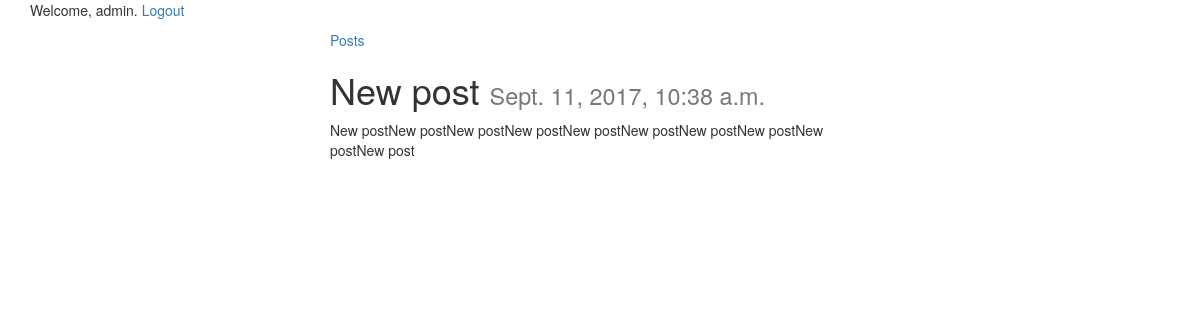
The page /posts/12/ (signed in) on the database its author committed.
### posts/models.py (models this page shows, shortened)
class Post(models.Model):
    title = models.CharField(max_length=200)
    content = models.TextField()
    updated = models.DateTimeField(auto_now=True, auto_now_add=False)
    timestamp = models.DateTimeField(auto_now=False, auto_now_add=True)

### posts/views.py (the view)
# urls.py: url(r'^(?P<id>\d+)/$', post_detail, name='detail'),
def post_detail(request,id):
	instance = get_object_or_404(Post, id=id)
	if request.user.is_anonymous():
	    return render(request,"please_login.html",{})
	context = {
		"title": instance.title,
		"instance": instance,
	}
	return render(request, "post_detail.html", context)

### templates/post_detail.html
{% extends "base.html" %}
{% block content %}
<div class='col-sm-6 col-sm-offset-3'>
    <a href="{% url 'posts:index' %}" class="align-left">Posts</a>
<h1>{{ title }} <small>{{ instance.timestamp }}</small></h1>
{{ instance.content|linebreaks }}<br/>
</div>
{% endblock content %}

### templates/base.html (shortened to what this page needs)
{% load staticfiles %}
<html>
<head>
<link rel="stylesheet" href="https://maxcdn.bootstrapcdn.com/bootstrap/3.3.6/css/bootstrap.min.css">
<link rel="stylesheet" href="https://maxcdn.bootstrapcdn.com/bootstrap/3.3.6/css/bootstrap-theme.min.css">
</head>
<div class='container'>
    {% if user.is_authenticated %}
    <p>Welcome, {{ user.get_username }}. <a href="/logout">Logout</a></p>
{% else %}
    <p>Welcome, new user. Please <a href="/login">Log in</a>. OR <a href="/register">Register</a></p>
{% endif %}
{% block content %}{% endblock content %}
</div>
<body>
</html>

### rows shown on the page
Post: title "New post", timestamp "Sept. 11, 2017, 10:38 a.m.", content "New postNew postNew postNew postNew postNew postNew postNew postNew postNew post"

### other values the page prints
{{ user.get_username }} "admin"
